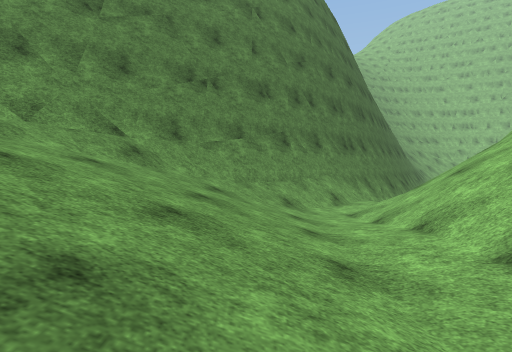
[1] (above)

13 first-person views from a walk through a scene from a Unity 3-D project. The camera is 1.2 m above the floor, tilts 2° down and sees 80° across. The floor is counted in squares, 2 m on a side. Each view is taken from the middle of a square. On the plan, view 1 faces up. The plan holds only what a view shows up to about 9 squares ahead; the rest is blank. The place goes on beyond the plan. Some animated figures are left out. Surface patterns are stand-ins for the level's own textures.

[2]
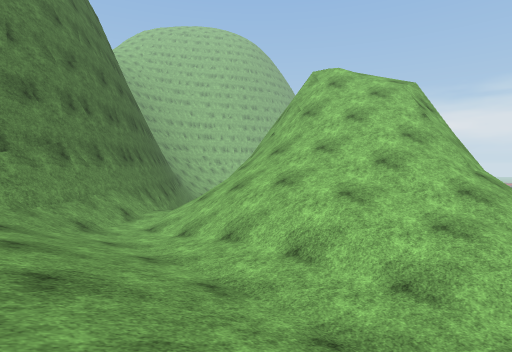

[3]
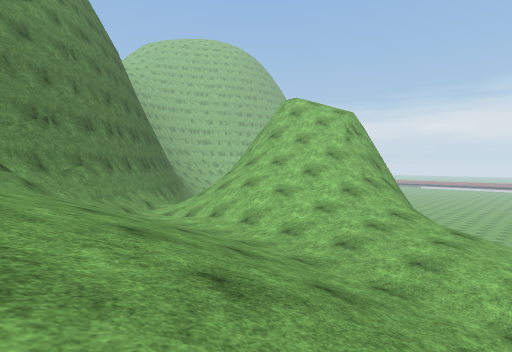

[4]
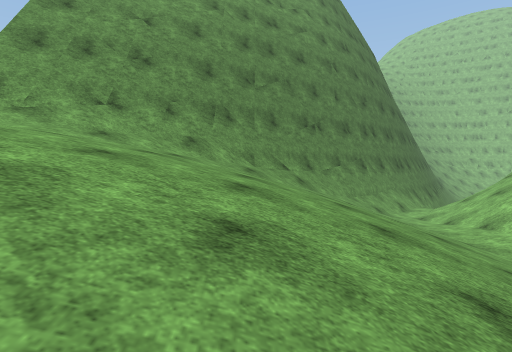

[5]
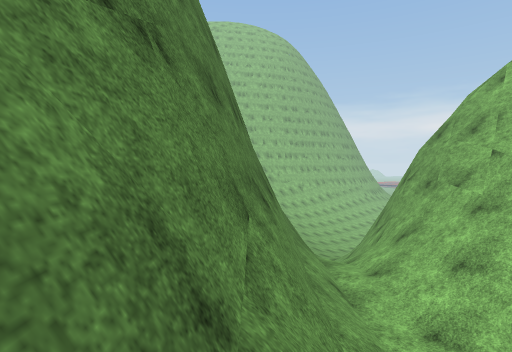

[6]
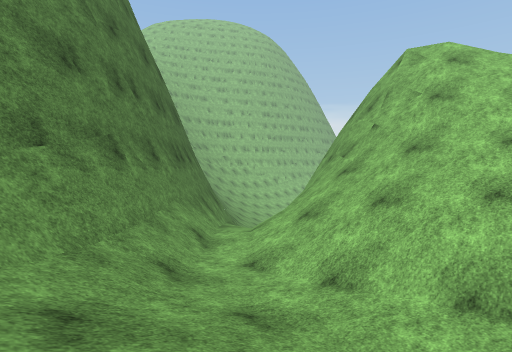

[7]
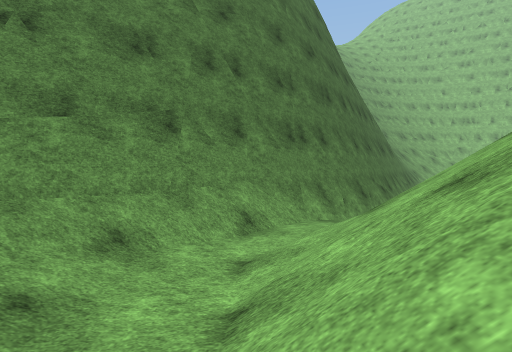

[8]
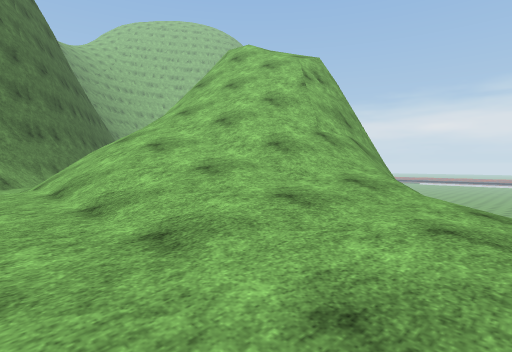

[9]
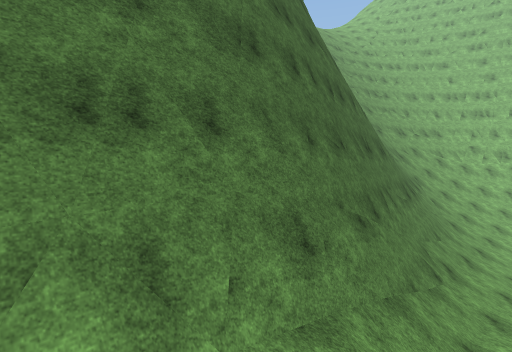

[10]
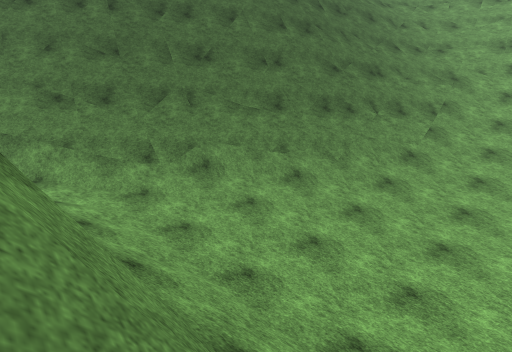

[11]
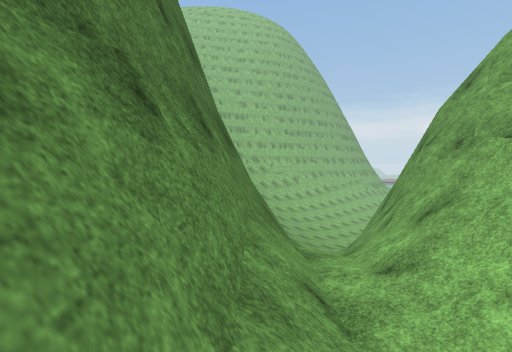

[12]
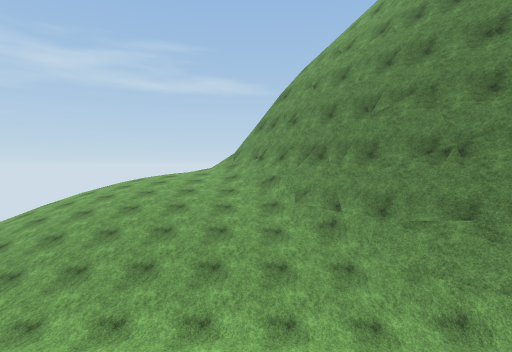

[13]
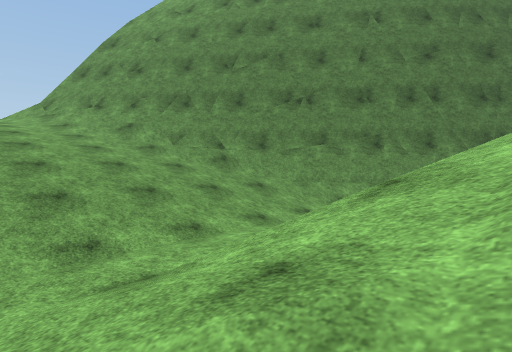

### Floor plan
Key: @ floor where view 1 was taken; # wall or solid block; . main floor; - floor 0.75 m lower than the main floor; : floor 1.5 m higher than the main floor; + floor 2.5 m higher than the main floor; * floor 3.25 m higher than the main floor; _ floor 6.5 m lower than the main floor; / step, stairs or slope; = window, fence, low wall or low ledge; v drop or lower ground.
Columns run from 8 left of view 1 to 13 right of it. Each row starts with its distance up from view 1.
 21                    //
 20                   #//
 19                   #//
 18                  ##//
 17                  #///
 16              v  ##////
 15              v ##/////
 14                #//////
 13               ##////__
 12              ##//////
 11             ##///////
 10            ##///#  #//
  9           ##//###
  8     vv  ###//###
  7        ##////=##v
  6      ###/////=#v/
  5    ###///-///////
  4  ###/////.///////
  3 ##///////.//////vv
  2  ///+:///./////#vv
  1  /**+:///.//////#
  0   **+///@...////
 -1    //////-...//
 -2     /////--.-/
 -3     /////---

Where each view was taken, in squares from view 1:
view 1: 0 up, 0 right, facing up
view 2: 0 up, 1 left, facing up-right
view 3: 3 down, 3 left, facing up-right
view 4: 3 down, 3 left, facing up
view 5: 5 up, 2 left, facing up-right
view 6: 3 up, 1 left, facing up-right
view 7: 3 up, 2 right, facing up
view 8: 2 down, 1 right, facing up-right
view 9: 7 up, 4 right, facing up
view 10: 10 up, 13 right, facing up-left
view 11: 6 up, 0 right, facing up-right
view 12: 3 up, 5 right, facing left
view 13: 0 up, 4 right, facing up-left
